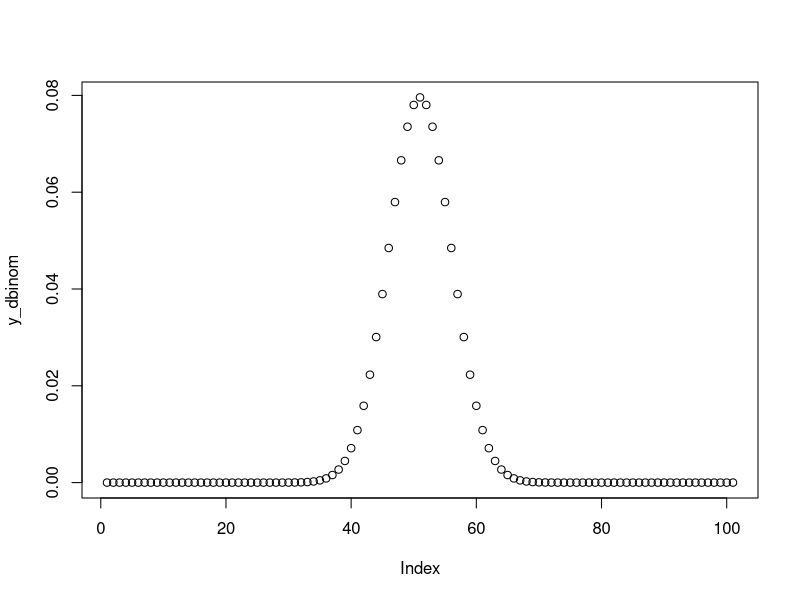
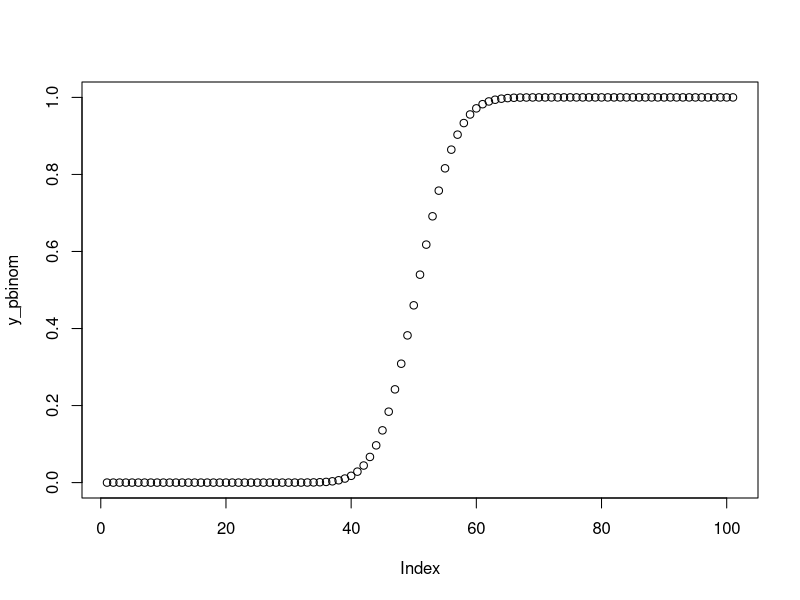
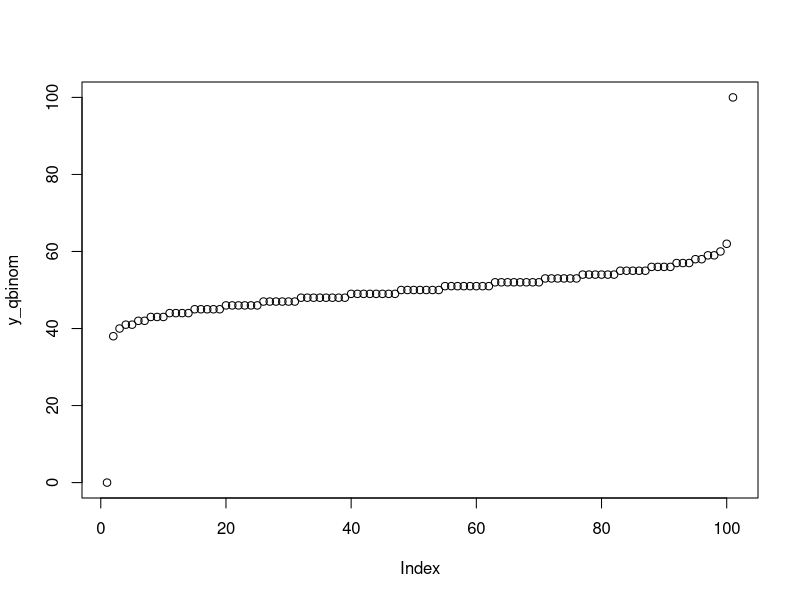
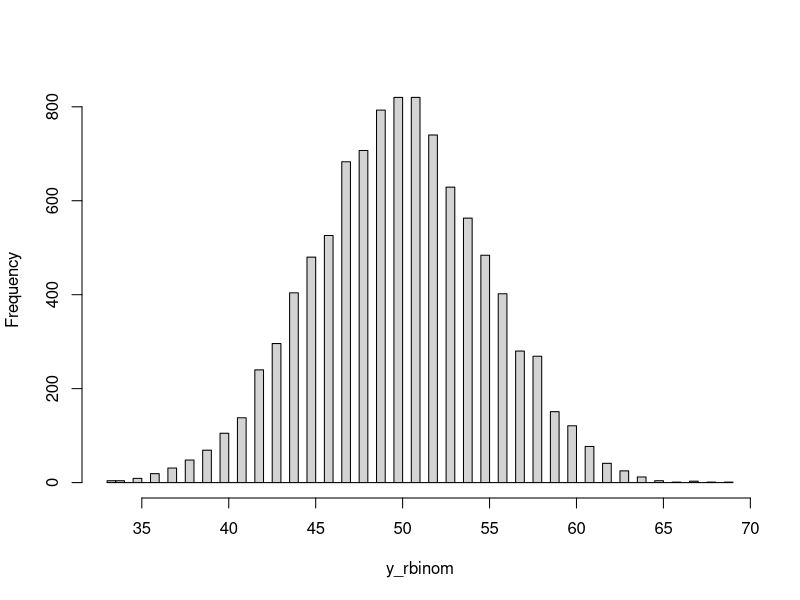

These figures' R source, in order:
#Example 1: Binomial Density in R (dbinom Function)
x_dbinom <- seq(0, 100, by = 1)      
y_dbinom <- dbinom(x_dbinom, size = 100, prob = 0.5) 
plot(y_dbinom)  


#Example 2: Binomial Cumulative Distribution Function (pbinom Function)
x_pbinom <- seq(0, 100, by = 1) 
y_pbinom <- pbinom(x_pbinom, size = 100, prob = 0.5)
plot(y_pbinom)

#Example 3: Binomial Quantile Function (qbinom Function)
x_qbinom <- seq(0, 1, by = 0.01) 
y_qbinom <- qbinom(x_qbinom, size = 100, prob = 0.5)
plot(y_qbinom)  


#Example 4: Simulation of Random Numbers (rbinom Function)

set.seed(13579)
N <- 10000  
y_rbinom <- rbinom(N, size = 100, prob = 0.5) 
y_rbinom
hist(y_rbinom,breaks = 100,main = "")
